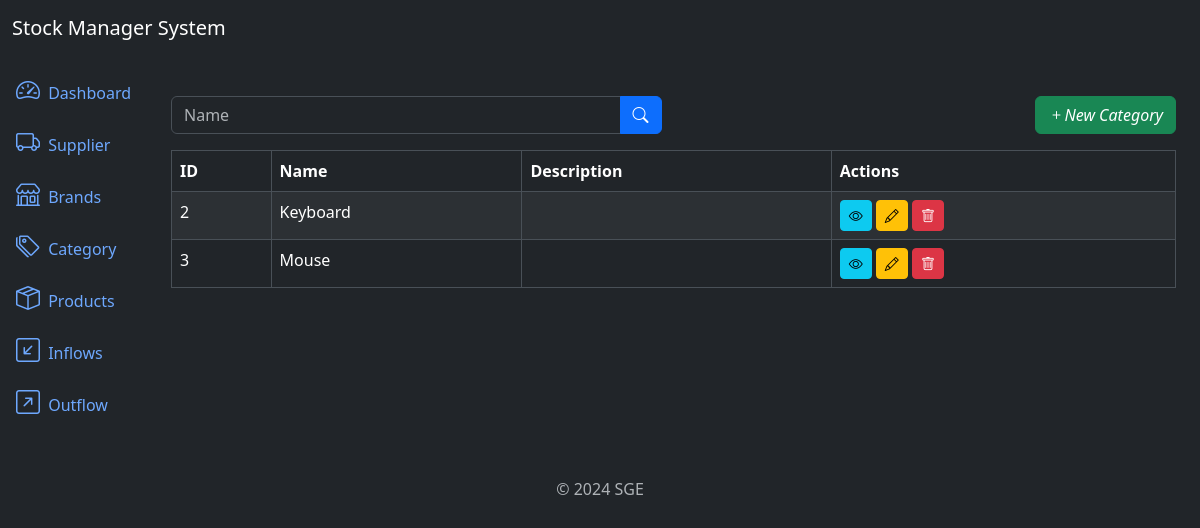
The page /categories/list/ on the database its author committed.
### categories/models.py (models this page shows, shortened)
class Category(models.Model):
	name = models.CharField(max_length=500)
	description = models.TextField(null=True, blank=True)
	created_at = models.DateTimeField(auto_now_add=True)
	updated_at = models.DateTimeField(auto_now=True)
	class Meta:
		ordering = ['name']

### categories/views.py (the view)
# urls.py: path('categories/list/', views.CategoryListView.as_view(), name='category_list'),
class CategoryListView(ListView):
	model = models.Category
	template_name = 'category_list.html'
	context_object_name = 'categories'
	paginate_by = 3
	def get_queryset(self):
		queryset = super().get_queryset()
		name = self.request.GET.get('name')
		if name:
			queryset = queryset.filter(name__icontains=name)
		return queryset

### categories/templates/category_list.html (shortened to what this page needs)
{% extends 'base.html' %}
{% block content %}
    <div class="row mb-3">
        <div class="col-md-6">
            <form method="get" action="{% url 'category_list' %}">
                <div class="input-group">
                    <input type="text" class="form-control" name="name" placeholder="Name"
                           value="{{ request.GET.name }}">
                    <button type="submit" class="btn btn-primary"><i class="bi bi-search"></i></button>
                </div>
            </form>
        </div>
        <div class="col mb-6">
            <a href="{% url 'category_create' %}" class="btn btn-success float-end">
                <i class="bi bi-plus">New Category</i>
            </a>
        </div>
    </div>
    <div class="table-responsive">
        <table class="table table-striped table-bordered">
            <thead class="thead-dark">
            <tr>
                <th>ID</th>
                <th>Name</th>
                <th>Description</th>
                <th>Actions</th>
            </tr>
            </thead>
            <tbody>
            {% for category in categories %}
                <tr>
                    <td>{{ category.id }}</td>
                    <td>{{ category.name }}</td>
                    <td>{{ category.description }}</td>
                    <td>
                        <a href="{% url 'category_detail' category.id %}" class="btn btn-info btn-sm"><i
                                class="bi bi-eye"></i></a>
                        <a href="{% url 'category_update' category.id %}" class="btn btn-warning btn-sm"><i
                                class="bi bi-pencil"></i></a>
                        <a href="{% url 'category_delete' category.id %}" class="btn btn-danger btn-sm"><i
                                class="bi bi-trash"></i></a>
                    </td>
                </tr>
            {% endfor %}
            </tbody>
        </table>
    </div>
{% endblock %}

### rows shown on the page
Category: id "2", name "Keyboard"
Category: id "3", name "Mouse"
